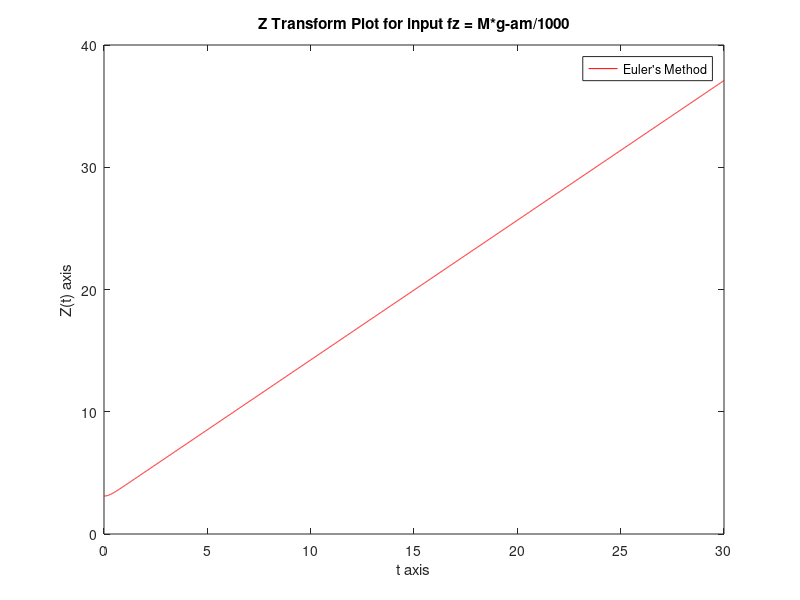
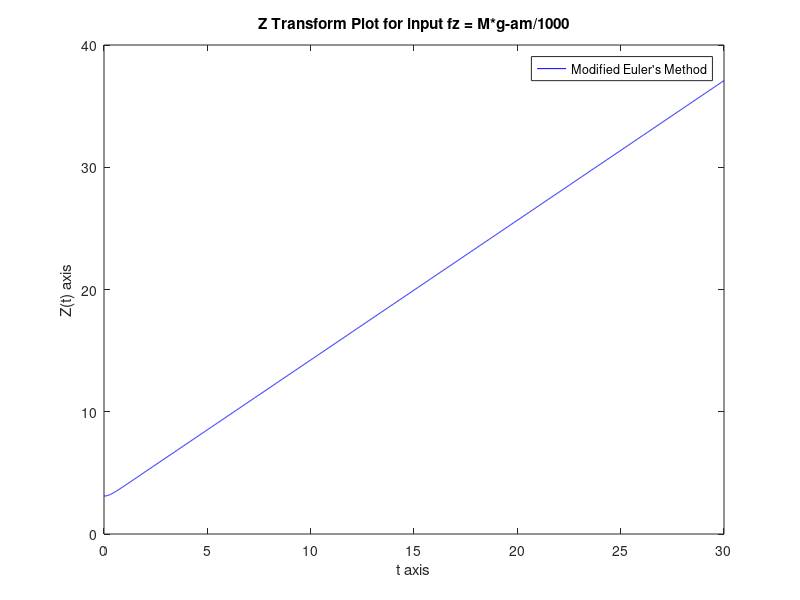
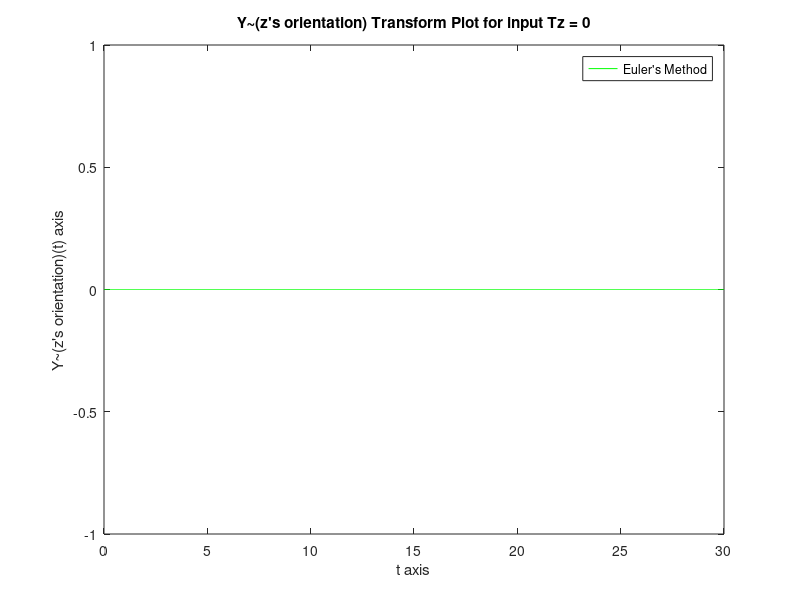
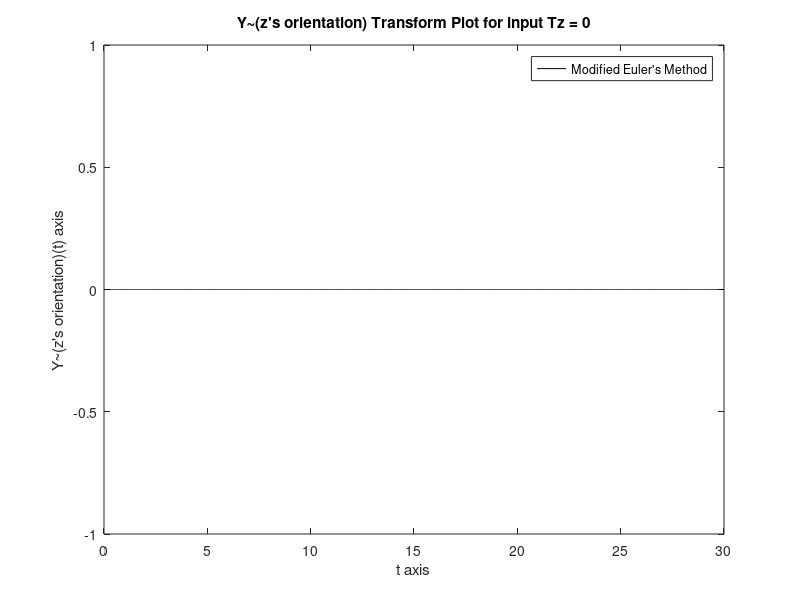

The MATLAB script that drew these images, in order:
%------------------------Exercise 1(B)------------------------------------------
%-------------Euler's and Modified Euler's Method-------------------------------
%-------------------------------------------------------------------------------
clear; clc; close('all');


function createPlot(x,y,axisName,mehtodName,color,input)
    figure('name',mehtodName);
    plot(x,y,color);
    xlabel ("t axis");
    ylabel ([axisName "(t) axis"]);
    title ([axisName " Transform Plot for input " input]);
    legend(mehtodName);
endfunction

function printSomeValues(z_Euler,Z_ModEuler)
  fprintf('\ti    Euler     ModifiedEuler\n')
  for i=1:100:length(z_Euler)-1
    fprintf('%10d%+10.4f  %+10.4f\n', i-1, z_Euler(i), Z_ModEuler(i));
  end
  
endfunction

function return_value = f1 (z,k,fz) 
  global am;
  global M ;
  global g;
  persistent Cz = 3-(am/5000);
  return_value = (fz-g*M-Cz*abs(k)*k)/M;
endfunction

function return_value = f2 (y,k,Tz) 
  global am;
  persistent Iz = 0.08;
  persistent Cy = 5 + (am/5000);
  return_value = (Tz - Cy*abs(k)*k)/Iz;
endfunction


function [t,z] = Euler(x0,k0,t_start,h,t_end,fun,input)
  
  t = (t_start:h:t_end); 
  
  %fprinf('ModifiedEuler\n')
  %fprinf('i   z   t   dz/dt\n')
    
  z = zeros(size(t));
  z(1) = x0;
  k(1) = k0;

  for i = 1:1:length(t) - 1
      z(i + 1) = z(i) + h * k(i);
      k(i+1) = k(i) + h*fun(z(i),k(i),input);
      %fprintf('%10d%+10.4f%+10.2f%+15.2f\n', i, z(i + 1), t(i + 1), fun(z(i + 1),k(i+1),input));
  end
endfunction 
 
function [tt,zz] = ModifiedEuler(x0,k0,t_start,h,t_end,fun,input)
    tt = (t_start:h:t_end);
    
    %fprinf('ModifiedEuler\n')
    %fprinf('i   z   t   dz/dt\n')
    
    zz = zeros(size(tt));
    kk = zeros(size(tt));
    zz(1) = x0;
    kk(1) = k0;
    for j = 1:1:length(tt) - 1
      zz(j + 1) = zz(j) + h * kk(j);
      kk(j+1) = kk(j) + h*fun(zz(j)+h/2,kk(j)+(h/2)*fun(zz(j),kk(j),input),input);
      %fprintf('%10d%+10.4f%+10.2f%+15.2f\n', j, zz(j+1), tt(j + 1), fun(zz(j)+h/2,kk(j)+(h/2)*fun(zz(j),kk(j),input),input));
    end
endfunction

%------------------Constant Vars---------------------
global am = 3106;
global M=1;
global g=9.81;
%------Initial Values,step and time------------------
z0 = am/1000;
y0 = 0;
t_start = 0;
k0 = 0;
h = 0.01; 
t_end = 30; 

%-------------------input fz = Mg - am/1000 Tz = 0------------------------------

%-----------Methods for the equation (1)-------------- 
[t,z] = Euler(z0,k0,t_start,h,t_end,@f1,M*g + am/1000);
[tt,zz] =ModifiedEuler(z0,k0,t_start,h,t_end,@f1,fz=M*g + am/1000);

%-----------Methods for the equation (2)--------------
[t_,y_] = Euler(y0,k0,t_start,h,t_end,@f2,0);
[t_t,y_y] =ModifiedEuler(y0,k0,t_start,h,t_end,@f2,0);

%-----------input fz = Mg  Tz = -am/10000---------------------------

%-----------Methods for the equation (1)-------------- 
[t1,z1] = Euler(z0,k0,t_start,h,t_end,@f1,M*g);
[tt1,zz1] =ModifiedEuler(z0,k0,t_start,h,t_end,@f1,M*g);
printSomeValues(z1,zz1)
%-----------Methods for the equation (2)--------------
[t2,y2] = Euler(y0,k0,t_start,h,t_end,@f2,-am/10000);
[tt2,yy2] =ModifiedEuler(y0,k0,t_start,h,t_end,@f2,-am/10000);
printSomeValues(y2,yy2)
%-----------generating the plots-------------------------
createPlot(t,z,'Z',"Euler's Method",'r',"fz = M*g-am/1000")
%print -djpeg Z_plot_for_the_first_fz.jpg
createPlot(tt,zz,'Z',"Modified Euler's Method",'b',"fz = M*g-am/1000")
%print -djpeg Z_plot_for_the_first_fzME.jpg
createPlot(t_,y_,"Y~(z's orientation)","Euler's Method",'g',"Tz = 0")
%print -djpeg Y_plot_for_the_first_fzE.jpg
createPlot(t_t,y_y,"Y~(z's orientation)","Modified Euler's Method",'k',"Tz = 0")
%print -djpeg Y_plot_for_the_first_fzME.jpg
createPlot(t1,z1,'Z',"Euler's Method",'m',"fz = M*g")
%print -djpeg Z_plot_for_the_second_fzE.jpg
createPlot(tt1,zz1,'Z',"Modified Euler's Method",'r',"fz = M*g")
%print -djpeg Z_plot_for_the_second_fzME.jpg
createPlot(t2,y2,"Y~(z's orientation)","Euler's Method",'b',"Tz = -am/10000")
%print -djpeg Y_plot_for_the_second_fzE.jpg
createPlot(tt2,yy2,"Y~(z's orientation)","Modified Euler's Method",'k',"Tz = -am/10000")
%print -djpeg Y_plot_for_the_second_fzME.jpg
